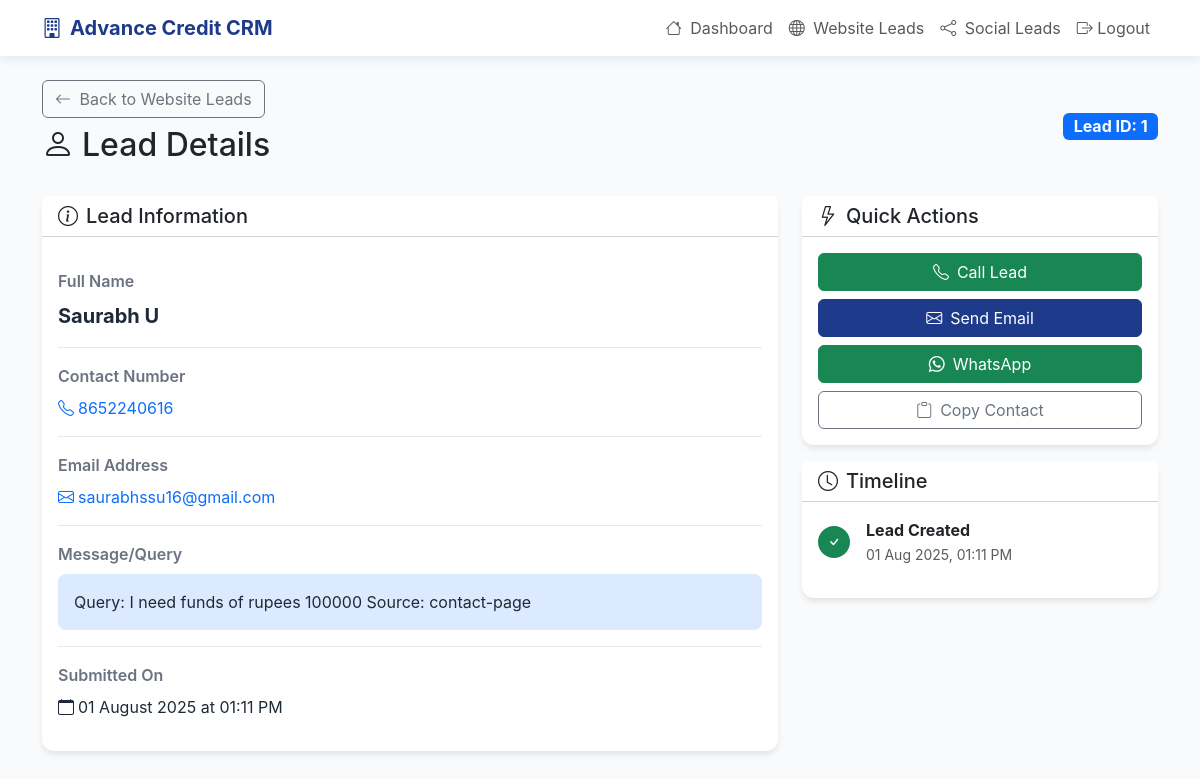
/crm/website-leads/1 (signed in), run on the app's committed database.
### src/shared/crm_models.py (models this page shows)
class WebsiteLead(CRMBase):
    __tablename__ = "website_leads"
    lead_id = Column(Integer, primary_key=True, index=True)
    name = Column(String(128), nullable=False)
    contact = Column(String(64), nullable=False)
    email = Column(String(128))
    message = Column(Text)
    created_at = Column(DateTime, server_default=func.now())

### src/crm/routes.py (the view)
@router.get("/website-leads/{lead_id}", response_class=HTMLResponse)
def website_lead_detail(request: Request, lead_id: int, db: Session = Depends(get_db)):
    if not request.session.get("user_id"):
        return RedirectResponse("/crm/login", status_code=status.HTTP_302_FOUND)
    lead = db.query(WebsiteLead).filter(WebsiteLead.lead_id == lead_id).first()
    if not lead:
        raise HTTPException(status_code=404, detail="Lead not found")
    return templates.TemplateResponse("website_lead_detail.html", {"request": request, "lead": lead})

### src/crm/templates/website_lead_detail.html (shortened to what this page needs)
<!DOCTYPE html>
<html lang="en">
<head>
    <link href="https://cdn.jsdelivr.net/npm/bootstrap@5.3.0/dist/css/bootstrap.min.css" rel="stylesheet">
    <link rel="stylesheet" href="https://cdn.jsdelivr.net/npm/bootstrap-icons@1.11.1/font/bootstrap-icons.css">
</head>
<body>
    <nav class="navbar navbar-expand-lg navbar-light">
        <div class="container">
            <a class="navbar-brand" href="/crm/dashboard">
                <i class="bi bi-building me-2"></i>Advance Credit CRM
            </a>
            <div class="navbar-nav ms-auto">
                <a class="nav-link" href="/crm/dashboard">
                    <i class="bi bi-house me-1"></i> Dashboard
                </a>
                <a class="nav-link" href="/crm/website-leads">
                    <i class="bi bi-globe me-1"></i> Website Leads
                </a>
                <a class="nav-link" href="/crm/social-leads">
                    <i class="bi bi-share me-1"></i> Social Leads
                </a>
                <a class="nav-link" href="/crm/logout">
                    <i class="bi bi-box-arrow-right"></i> Logout
                </a>
            </div>
        </div>
    </nav>
    <div class="container mt-4">
        <div class="d-flex justify-content-between align-items-center mb-4">
            <div>
                <a href="/crm/website-leads" class="btn btn-outline-secondary mb-2">
                    <i class="bi bi-arrow-left me-1"></i> Back to Website Leads
                </a>
                <h2><i class="bi bi-person me-2"></i>Lead Details</h2>
            </div>
            <div>
                <span class="badge bg-primary fs-6">Lead ID: {{ lead.lead_id }}</span>
            </div>
        </div>
        <div class="row">
            <div class="col-lg-8">
                <div class="card">
                    <div class="card-header bg-white">
                        <h5 class="mb-0"><i class="bi bi-info-circle me-2"></i>Lead Information</h5>
                    </div>
                    <div class="card-body">
                        <div class="detail-row">
                            <div class="detail-label">Full Name</div>
                            <div class="detail-value fs-5 fw-bold">{{ lead.name }}</div>
                        </div>
                        <div class="detail-row">
                            <div class="detail-label">Contact Number</div>
                            <div class="detail-value">
                                <a href="tel:{{ lead.contact }}" class="text-decoration-none">
                                    <i class="bi bi-telephone me-1"></i>{{ lead.contact }}
                                </a>
                            </div>
                        </div>
                        {% if lead.email %}
                        <div class="detail-row">
                            <div class="detail-label">Email Address</div>
                            <div class="detail-value">
                                <a href="mailto:{{ lead.email }}" class="text-decoration-none">
                                    <i class="bi bi-envelope me-1"></i>{{ lead.email }}
                                </a>
                            </div>
                        </div>
                        {% endif %}
                        <div class="detail-row">
                            <div class="detail-label">Message/Query</div>
                            <div class="detail-value">
                                {% if lead.message %}
                                    <div class="message-box">
                                        {{ lead.message }}
                                    </div>
                                {% else %}
                                    <span class="text-muted">No message provided</span>
                                {% endif %}
                            </div>
                        </div>
                        <div class="detail-row">
                            <div class="detail-label">Submitted On</div>
                            <div class="detail-value">
                                <i class="bi bi-calendar me-1"></i>{{ lead.created_at.strftime('%d %B %Y at %I:%M %p') }}
                            </div>
                        </div>
                    </div>
                </div>
            </div>
            <div class="col-lg-4">
                <div class="card">
                    <div class="card-header bg-white">
                        <h5 class="mb-0"><i class="bi bi-lightning me-2"></i>Quick Actions</h5>
                    </div>
                    <div class="card-body">
                        <div class="d-grid gap-2">
                            <a href="tel:{{ lead.contact }}" class="btn btn-success">
                                <i class="bi bi-telephone me-2"></i>Call Lead
                            </a>
                            {% if lead.email %}
                            <a href="mailto:{{ lead.email }}" class="btn btn-primary">
                                <i class="bi bi-envelope me-2"></i>Send Email
                            </a>
                            {% endif %}
                            <a href="https://wa.me/91{{ lead.contact }}" target="_blank" class="btn btn-success">
                                <i class="bi bi-whatsapp me-2"></i>WhatsApp
                            </a>
                            <button class="btn btn-outline-secondary" onclick="copyContact()">
                                <i class="bi bi-clipboard me-2"></i>Copy Contact
                            </button>
                        </div>
                    </div>
                </div>
                <div class="card mt-3">
                    <div class="card-header bg-white">
                        <h5 class="mb-0"><i class="bi bi-clock me-2"></i>Timeline</h5>
                    </div>
                    <div class="card-body">
                        <div class="timeline">
                            <div class="d-flex align-items-center mb-3">
                                <div class="bg-success rounded-circle d-flex align-items-center justify-content-center me-3" style="width: 32px; height: 32px;">
                                    <i class="bi bi-check text-white"></i>
                                </div>
                                <div>
                                    <div class="fw-bold">Lead Created</div>
                                    <small class="text-muted">{{ lead.created_at.strftime('%d %b %Y, %I:%M %p') }}</small>
                                </div>
                            </div>
                        </div>
                    </div>
                </div>
            </div>
        </div>
    </div>
</body>
</html>

### src/crm/templates/website_lead_detail.html (style rules this page uses)
:root { --primary-blue: #1e3a8a; --secondary-blue: #3b82f6; --accent-blue: #1e40af; --light-blue: #dbeafe; --white: #ffffff; --dark-text: #1f2937; --gray-text: #6b7280; }
body { font-family: 'Inter', -apple-system, BlinkMacSystemFont, sans-serif; background: #f8fafc; }
.navbar { background: var(--white) !important; box-shadow: 0 2px 10px rgba(30, 58, 138, 0.1); }
.navbar-brand { color: var(--primary-blue) !important; font-weight: 700; }
.card { border: none; border-radius: 12px; box-shadow: 0 4px 6px -1px rgba(0, 0, 0, 0.1); }
.btn-primary { background: var(--primary-blue); border-color: var(--primary-blue); }
.detail-row { padding: 1rem 0; border-bottom: 1px solid #e5e7eb; }
.detail-row:last-child { border-bottom: none; }
.detail-label { font-weight: 600; color: var(--gray-text); margin-bottom: 0.5rem; }
.detail-value { color: var(--dark-text); }
.message-box { background: var(--light-blue); border-radius: 8px; padding: 1rem; margin-top: 0.5rem; }

### data on the page
WebsiteLead: lead_id "1", name "Saurabh U", contact "8652240616", email "saurabhssu16@gmail.com", message "Query: I need funds of rupees 100000 Source: contact-page", created_at "01 August 2025 at 01:11 PM", created_at "01 Aug 2025, 01:11 PM"
